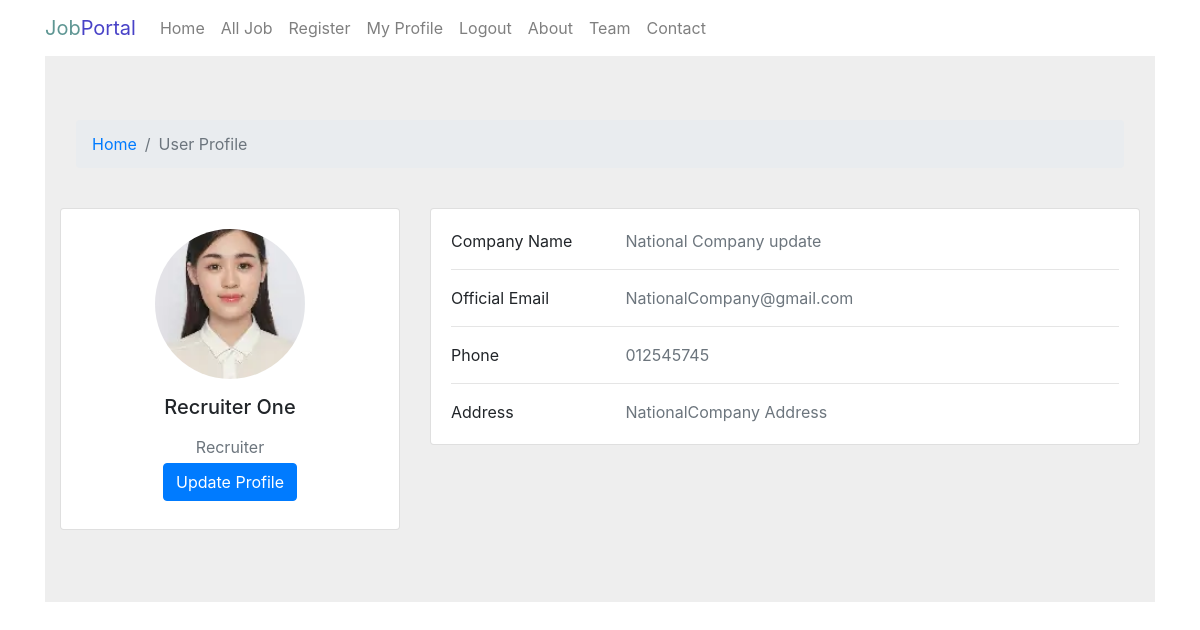
Page /profile/ (signed in) on the committed database.
### Job_Portal_App/models.py (models this page shows, shortened)
class UserInfoModel(AbstractUser):
    USER_TYPES = [
        ("Seeker", "Seeker"),
        ("Recruiter", "Recruiter"),
    ]
    display_name = models.CharField(
        max_length=255,
        null=True,
    )
    user_types = models.CharField(
        choices=USER_TYPES,
        max_length=25,
        null=True,
    )

class RecruiterProfileModel(models.Model):
    recruiter = models.OneToOneField(
        UserInfoModel,
        on_delete=models.CASCADE,
        related_name="recruiter_profile",
        null=True,
    )
    company_name = models.CharField(
        max_length=225,
        null=True,
    )
    email = models.EmailField(
        null=True,
    )
    address = models.TextField(
        null=True,
    )
    phone = models.CharField(
        max_length=20,
        null=True,
    )
    logo = models.ImageField(
        upload_to="recruiter_logos/",
        null=True,
    )

### Job_Portal_App/views.py (the view)
# urls.py: path("profile/", profile_page, name="profile_page"),
@login_required
def profile_page(request):
    return render(request, "profile.html")

### Job_Portal_App/templates/profile.html (shortened to what this page needs)
{% extends 'master/base.html' %}
{% block blockname %}
<section style="background-color: #eee;">
  <div class="container py-5">
    <div class="row">
      <div class="col">
        <nav aria-label="breadcrumb" class="bg-body-tertiary rounded-3 p-3 mb-4">
          <ol class="breadcrumb mb-0">
            <li class="breadcrumb-item"><a href="/">Home</a></li>
            <li class="breadcrumb-item active" aria-current="page">User Profile</li>
          </ol>
        </nav>
      </div>
    </div>
    <div class="row">
      <div class="col-lg-4">
        <div class="card mb-4">
          <div class="card-body text-center">
            {% if request.user.user_types == "Recruiter" %}
                {% if request.user.recruiter_profile.logo %}
                    <img src="{{ request.user.recruiter_profile.logo.url }}" alt="avatar" class="rounded-circle img-fluid" style="width: 150px; height: 150px; object-fit: cover;">
                {% else %}
                    <img src="https://mdbcdn.b-cdn.net/img/Photos/new-templates/bootstrap-chat/ava3.webp" alt="avatar" class="rounded-circle img-fluid" style="width: 150px;">
                {% endif %}
            {% endif %}
            <h5 class="my-3">{{ request.user.display_name|default:request.user.username }}</h5>
            <p class="text-muted mb-1">{{ request.user.user_types }}</p>
            <div class="d-flex justify-content-center mb-2">
              <a href="{% url 'profile_update' %}" class="btn btn-primary">Update Profile</a>
            </div>
          </div>
        </div>
      </div>
      <div class="col-lg-8">
        <div class="card mb-4">
          <div class="card-body">
            {% if request.user.user_types == "Recruiter" %}
                <div class="row">
                  <div class="col-sm-3"><p class="mb-0">Company Name</p></div>
                  <div class="col-sm-9"><p class="text-muted mb-0">{{ request.user.recruiter_profile.company_name|default:"Not Set" }}</p></div>
                </div>
                <hr>
                <div class="row">
                  <div class="col-sm-3"><p class="mb-0">Official Email</p></div>
                  <div class="col-sm-9"><p class="text-muted mb-0">{{ request.user.recruiter_profile.email|default:request.user.email }}</p></div>
                </div>
                <hr>
                <div class="row">
                  <div class="col-sm-3"><p class="mb-0">Phone</p></div>
                  <div class="col-sm-9"><p class="text-muted mb-0">{{ request.user.recruiter_profile.phone|default:"N/A" }}</p></div>
                </div>
                <hr>
                <div class="row">
                  <div class="col-sm-3"><p class="mb-0">Address</p></div>
                  <div class="col-sm-9"><p class="text-muted mb-0">{{ request.user.recruiter_profile.address|default:"N/A" }}</p></div>
                </div>
            {% endif %}
          </div>
        </div>
      </div>
    </div>
  </div>
</section>
{% endblock blockname %}

### rows in the picture
UserInfoModel: user.recruiter_profile.logo (picture), user.display_name "Recruiter One", user.user_types "Recruiter", user.recruiter_profile.company_name "National Company update", user.recruiter_profile.email "NationalCompany@gmail.com", user.recruiter_profile.phone "012545745", user.recruiter_profile.address "NationalCompany Address"
